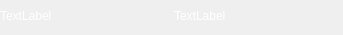
<?xml version="1.0" encoding="UTF-8"?>
<ui version="4.0">
 <class>PlayerWidget</class>
 <widget class="QWidget" name="PlayerWidget">
  <property name="geometry">
   <rect>
    <x>0</x>
    <y>0</y>
    <width>343</width>
    <height>35</height>
   </rect>
  </property>
  <property name="sizePolicy">
   <sizepolicy hsizetype="Minimum" vsizetype="Maximum">
    <horstretch>0</horstretch>
    <verstretch>0</verstretch>
   </sizepolicy>
  </property>
  <property name="minimumSize">
   <size>
    <width>0</width>
    <height>35</height>
   </size>
  </property>
  <property name="maximumSize">
   <size>
    <width>16777215</width>
    <height>35</height>
   </size>
  </property>
  <property name="baseSize">
   <size>
    <width>0</width>
    <height>35</height>
   </size>
  </property>
  <property name="windowTitle">
   <string>Form</string>
  </property>
  <property name="styleSheet">
   <string notr="true"/>
  </property>
  <widget class="QWidget" name="horizontalLayoutWidget">
   <property name="geometry">
    <rect>
     <x>0</x>
     <y>0</y>
     <width>341</width>
     <height>31</height>
    </rect>
   </property>
   <layout class="QHBoxLayout" name="horizontalLayout">
    <item>
     <widget class="QLabel" name="name">
      <property name="styleSheet">
       <string notr="true">color:rgb(255,255,255)
</string>
      </property>
      <property name="text">
       <string>TextLabel</string>
      </property>
     </widget>
    </item>
    <item>
     <widget class="QLabel" name="color">
      <property name="styleSheet">
       <string notr="true">color:rgb(255, 255, 255)</string>
      </property>
      <property name="text">
       <string>TextLabel</string>
      </property>
     </widget>
    </item>
   </layout>
  </widget>
 </widget>
 <resources/>
 <connections/>
</ui>
